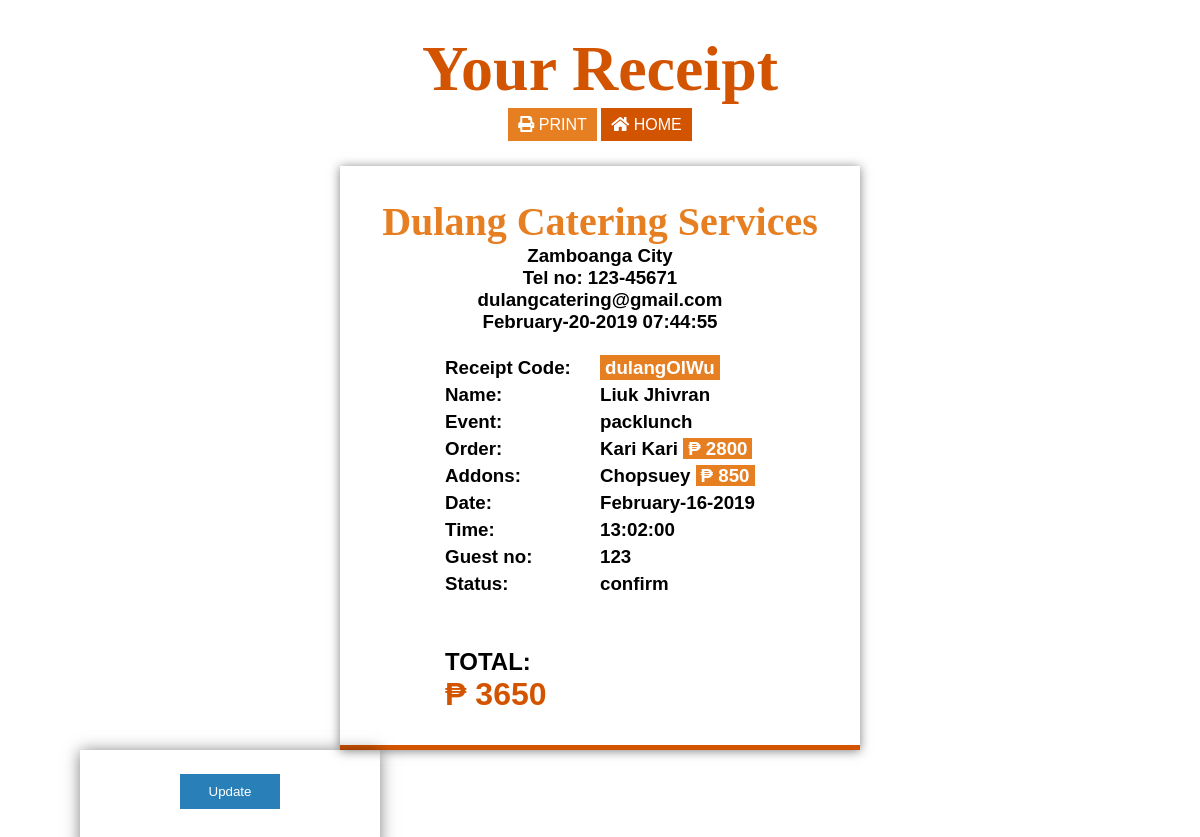
The page /dist/viewReciept.php?code=dulangOlWu (signed in) on the database its author committed.
### tables this page shows
CREATE TABLE `reciept` (
  `r_id` int(11) NOT NULL AUTO_INCREMENT,
  `user_id` int(11) DEFAULT NULL,
  `event` tinytext,
  `event_date` date DEFAULT NULL,
  `event_time` time DEFAULT NULL,
  `menu` tinytext,
  `menu_price` double DEFAULT NULL,
  `addon` tinytext,
  `addon_price` double DEFAULT NULL,
  `no_guest` double DEFAULT NULL,
  `datenow` timestamp NOT NULL DEFAULT CURRENT_TIMESTAMP ON UPDATE CURRENT_TIMESTAMP,
  `event_location` mediumtext,
  `total` double DEFAULT NULL,
  `status` tinytext,
  `r_code` tinytext,
  PRIMARY KEY (`r_id`)
);

### dist/viewReciept.php (the view, shortened to what this page needs)
<?php
if(isset($_SESSION['userId'])){
    if(isset($_GET['code'])){
        require ('scripts/database/db.php');
        $code = $_GET['code'];
        $id = $_SESSION['userId'];
        $query = "SELECT * from reciept WHERE r_code = '$code' AND user_id = '$id' AND status != 'Cancel'";
        if($result = mysqli_query($conn, $query)){
            $row = mysqli_fetch_assoc($result);
        }else{
            echo 'Error: ' . mysqli_error($conn);
        }
    } else{
        header('Location: index.php');
    }
} else {
    header('Location: login.php');
}
?>
<!DOCTYPE html>
<html lang="en">
<head>
    <link rel="stylesheet" href="css/main.css">
    <link rel="stylesheet" href="css/all.min.css">
</head>
<body id="checkout">
    <div class="c-wrapper">
        <h1 class="checkout-title">Your Receipt</h1>
        <div class="btns">
        <?php if($row): ?>
        <a href="print.php?code=<?php echo $code ?>" target="_blank" class="btn-print"><i class="fas fa-print"></i> Print</a>
        <?php endif; ?>
        <a href="index.php"  class="btn-home"><i class="fas fa-home"></i> Home</a>
        </div>
        <div class="components">
        <?php if($row): ?>
          <div class="reciept-bg">
            <div class="reciept">
                <div class="reciept-info">
                    <h1 class="r-title">Dulang Catering Services</h1>
                    <h3 class="r-place">Zamboanga City</h3>
                    <h3 class="r-number">Tel no: 123-45671</h3>
                    <h3 class="r-email">dulangcatering@gmail.com</h3>
                    <h3 class="r-date"><?php echo date('F-d-Y H:i:s', strtotime($row['datenow'])); ?></h3>
                </div>
                <div class="user-info">
                    <div class="user-placeholder">
                    <h3>Receipt Code:</h3>
                    <h3>Name:</h3>
                    <h3>Event:</h3>
                    <h3>Order: </h3>
                    <h3>Addons: </h3>
                    <h3>Date: </h3>
                    <h3>Time: </h3>
                    <h3>Guest no: </h3>
                    <h3>Status: </h3>
                    </div>
                    <div class="user-value">
                    <h3 class="u-code"><span class="code"><?php echo $row['r_code']; ?></span></h3>
                    <h3 class="u-name"><?php echo $_SESSION['name']; ?></h3>
                    <h3 class="u-event"><?php echo $row['event']; ?></h3>
                    <h3 class="u-order"><?php echo $row['menu']; ?> <span class="price">₱ <?php echo $row['menu_price']; ?></span></h3>
                    <h3 class="u-addons"><?php echo $row['addon']; ?> <span class="price">₱ <?php echo $row['addon_price']; ?></span></h3>
                    <h3 class="u-date"><?php echo date('F-d-Y', strtotime($row['event_date']));?></h3>
                    <h3 class="u-time"><?php echo $row['event_time']; ?></h3>
                    <h3 class="u-guest"><?php echo $row['no_guest']; ?></h3>
                    <h3 class="u-status"><?php echo $row['status']; ?></h3>
                    </div>
                    <div class="total-info">
                        <div class="total-placeholder">
                            <h2>TOTAL:</h2>
                        </div>
                        <div class="total-value">
                        <h1 class="t-amount">₱ <?php echo $row['total']; ?></h1>
                        </div>
                    </div>
                </div>
            </div>
            </div>
            <div class="information --settings">
                <div class="info-order">
                    <form action="scripts/setReciept.inc.php">
                        <button class="btn-blue" type="submit" name="update">Update</button>
                    </form>
                </div>
            </div>
            <?php endif; ?>
         </div>
    </div>
</body>
</html>

### rows shown on the page
reciept: datenow "February-20-2019 07:44:55", r_code "dulangOlWu", event "packlunch", menu "Kari Kari", menu_price "2800", addon "Chopsuey", addon_price "850", event_date "February-16-2019", event_time "13:02:00", no_guest "123", status "confirm", total "3650"

### other values the page prints
$_SESSION['name'] "Liuk Jhivran"
